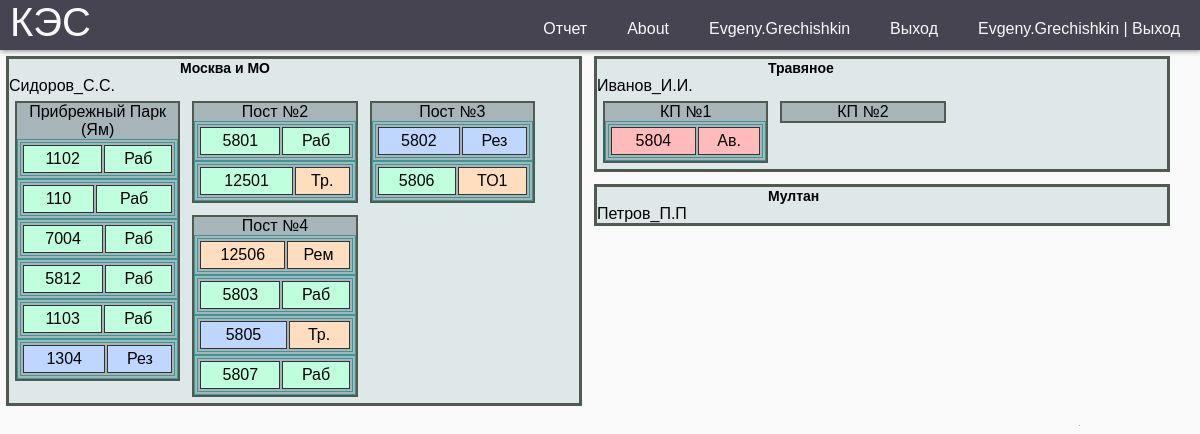
The app's page / (signed in) with its own data.
### report/models.py (models this page shows, shortened)
class ObjectKES(models.Model):
    name = models.CharField(max_length=30)
    manager = models.ForeignKey(get_user_model(),
                               on_delete=models.SET_NULL,
                               related_name='manager_obj',
                               null=True, default=None)
    public = models.BooleanField(default=False)
    class Meta:
        verbose_name = 'Объект'
        verbose_name_plural = 'Объект'

class Location(models.Model):
    name = models.CharField(max_length=30)
    object_kes = models.ForeignKey(ObjectKES, on_delete=models.SET_NULL, null=True)
    operator = models.ForeignKey(get_user_model(),
                               on_delete=models.SET_NULL,
                               related_name='operator_area',
                               null=True, default=None)
    address = models.CharField(max_length=250, blank=True)
    class Meta:
        verbose_name = 'Участок'
        verbose_name_plural = 'Участок'

class CreateDGU(models.Model):
    name = models.CharField(max_length=30, verbose_name="Номер Дгу")
    hours = models.FloatField(null=True, default=0, verbose_name='МотоЧасы')
    maker_dvs = models.ForeignKey(Maker, on_delete=models.SET_NULL, null=True, blank=True, verbose_name="Производитель")
    long_name = models.CharField(max_length=30, null=True, blank=True, verbose_name="Название Дгу")
    post_name = models.ForeignKey(Post, on_delete=models.SET_NULL, null=True, blank=True, verbose_name="Название поста")
    dvs = models.ForeignKey(DVS, on_delete=models.SET_NULL, null=True, blank=True, verbose_name="ДВС")
    alternator = models.ForeignKey(Alternator, on_delete=models.SET_NULL, null=True, blank=True, verbose_name="Генератор")
    location = models.ForeignKey(Location, on_delete=models.SET_NULL, null=True, blank=True, verbose_name="Обьект")
    work = models.BooleanField(default=False, verbose_name='в Работе')
    status = models.ForeignKey(Status, on_delete=models.SET_NULL, null=True, verbose_name="Состояние")
    emkost_nak = models.ForeignKey(TK, on_delete=models.SET_NULL, default=1,
                                   null=True, blank=True, verbose_name="Номер накопительной емкости")
    emkost_pit = models.ForeignKey(Emkost, on_delete=models.SET_NULL, default=1,
                                   null=True, blank=True, verbose_name="Номер питательной емкости")
    pump_meter = models.ForeignKey(Pump_meter, on_delete=models.SET_NULL, default=1,
                                   null=True, blank=True, verbose_name="Счетчик насоса")
    mercury = models.ForeignKey(Mercury, on_delete=models.SET_NULL, null=True, blank=True, default=1,
                                verbose_name="Счетчик меркурий")
    paralel = models.BooleanField(default=False, verbose_name='Паралель')
    koguch = models.BooleanField(default=False, verbose_name='Кожухное Исполнение')
    weight = models.PositiveIntegerField(null=True, blank=True, default=0, verbose_name='Вес кг')
    lsh = models.CharField(max_length=100, null=True, blank=True, verbose_name="Длинна * Ширина * Высота ")
    title = models.CharField(max_length=250, blank=True, verbose_name='Описание  проблем')
    data_to = models.DateField(blank=True, null=True,  verbose_name='Дата последнего ТО')
    motochas_to = models.PositiveIntegerField(null=True, blank=True,  verbose_name='Моточасы последнего ТО')
    interval_to = models.PositiveIntegerField(null=True, blank=True, default=300, verbose_name='Межсервисный интервал')
    nagruzka = models.BooleanField(default=True, verbose_name='Нагрузка')
    active = models.BooleanField(default=True, verbose_name='Активная Нагрузка')
    reactive = models.BooleanField(default=True, verbose_name='Реактивная Нагрузка')
    full_load = models.BooleanField(default=True, verbose_name='Полная Нагрузка')
    l1 = models.BooleanField(default=True, verbose_name='L1')
    l2 = models.BooleanField(default=True, verbose_name='L2')
    l3 = models.BooleanField(default=True, verbose_name='L3')
    voltage = models.BooleanField(default=True, verbose_name='Напряжение')
    frequency = models.BooleanField(default=True, verbose_name='Частота')
    dmasla = models.BooleanField(default=True, verbose_name='Давление масла')
    tog = models.BooleanField(default=True, verbose_name='Темп. Охл. Жидкости')
    akb = models.BooleanField(default=True, verbose_name='АКБ')
    primechanie = models.BooleanField(default=True, verbose_name='Примечания')
    tk_nak = models.BooleanField(default=True, verbose_name='ТК')
    emk_pit = models.BooleanField(default=True, verbose_name='Емкость питательная')
    pump_m = models.BooleanField(default=True, verbose_name='Счетчик Насоса')
    mrc = models.BooleanField(default=False, verbose_name='Меркурий')
    class Meta:
        verbose_name = 'ДГУ'
        verbose_name_plural = 'ДГУ'

### report/views.py (the view)
# urls.py: path("", index, name='index'),
@login_required
def index(request):
    dgus = CreateDGU.objects.all()
    location = Location.objects.all()
    object_kes = ObjectKES.objects.filter(public=True,)
    return render(request, "index.html", {'dgus': dgus, 'location': location, 'object_kes': object_kes})

### report/templates/index.html (shortened to what this page needs)
{% extends 'base.html' %}
{% load static %}
{% block css %}
    <link rel="stylesheet" href="{% static 'style/style.css' %}">
    <link rel="stylesheet" href="{% static 'style/style_index.css' %}">
{% endblock css %}
{% block content %}
<main>
        {% for objkes in object_kes %}
            <div class="blok_1  inline">
                    <a class="obj1" href="{% url 'object_kes' objkes.id %}" >{{ objkes.name }}</a>
                    <p>{{ objkes.manager }}</p>
                    {% for lct in location %}
                        {% if objkes.id == lct.object_kes.id %}
                            <div class="blok_2 inline">
                            <p>{{ lct.name }}</p>
                            {% for dgu in dgus %}
                                {% if lct.id == dgu.location.id %}
                                <table border="1" width="100%">
                                <tr>
                                    {% if dgu.status.id == 2 %}
                                        <td class="dgu_status_avar"><a href="{% url 'dgu' dgu.id %}" >{{dgu.name}}</a></td>
                                    {% elif  dgu.status.id == 3 %}
                                        <td class="dgu_status_rem"><a href="{% url 'dgu' dgu.id %}" >{{dgu.name}}</a></td>
                                    {% elif not dgu.work %}
                                        <td class="dgu_status_res"><a href="{% url 'dgu' dgu.id %}" >{{dgu.name}}</a></td>
                                    {% elif dgu.work %}
                                        <td class="dgu_status_rab" ><a href="{% url 'dgu' dgu.id %}" >{{dgu.name}}</a></td>
                                    {% endif %}
                                    {% if dgu.work and dgu.status.id == 1 %}
                                        <td>Раб</td>
                                    {% elif not dgu.work and dgu.status.id == 1 %}
                                        <td class="dgu_status_res">Рез</td>
                                    {% elif dgu.status.id == 2 %}
                                        <td class="dgu_status_avar">Ав.</td>
                                    {% elif dgu.status.id == 3 %}
                                        <td class="dgu_status_rem">Рем</td>
                                    {% elif dgu.status.id == 4 %}
                                        <td class="dgu_status_rem">Тр.</td>
                                    {% elif dgu.status.id == 5 %}
                                        <td class="dgu_status_rem">ТО1</td>
                                    {% else %}<td> </td>
                                    {% endif %}
                                </tr></table>
                                {% endif %}
                            {% endfor %}
                            </div>
                        {% endif %}
                    {% endfor %}
            </div>
        {% endfor %}
    </main>
{% endblock content %}

### report/templates/base.html (shortened to what this page needs)
<!DOCTYPE html>
{% load static %}
<html lang="ru">
<head>
    {% block css %}{% endblock css %}
</head>
<body>
    <header class="header">
         <a href="{%url 'index'%}" class="logo">КЭС</a>
        <nav class="nav">
            <ul class="menu">
                {% if user.is_authenticated %}
                <li><a href="{%url 'create_dgu'%}">Отчет</a></li>
                <li><a href="#">About</a></li>
                <li><a href="admin/">{{user.username}}</a></li>
                <li><a href="{%url 'users:logout'%}">Выход</a></li>
                <li><a href="{%url 'users:logout'%}">{{user.username}} | Выход</a></li>
                {% else %}
                <li><a href="{%url 'users:login'%}">Авторизация</a></li>
                {% endif %}
            </ul>
        </nav>
    </header>
    {% block content %}{% endblock content %}
</body>
</html>

### report/static/style/style.css (style rules this page uses)
:root { --white: #f9f9f9; --black: #464451; --grey: #85888C; }
* { margin: 0; padding: 0; box-sizing: border-box; }
body { background-color: var(--white); font-family: "Poppins", sans-serif; }
a { text-decoration: none; }
ul { list-style: none; }
.header { background-color: var(--black); box-shadow: 1px 1px 5px 0px var(--grey); position: sticky; top: 0; width: 100%; height: 50px; }
.logo { display: inline-block; color: var(--white); font-size: 40px; margin-left: 10px; }
.nav { width: 100%; height: 100%; position: fixed; background-color: var(--black); overflow: hidden; }
.menu a { display: block; padding: 20px; color: var(--white); }
.nav { max-height: 0; transition: max-height .5s ease-out; }
td, th { margin: 5px; padding: 5px; }
@media (min-width: 768px) { .nav { max-height: 70px; top: 0; position: relative; float: right; width: fit-content; background-color: transparent; } }
@media (min-width: 768px) { .menu li { float: left; } }

### report/static/style/style_index.css (style rules this page uses)
main a { color: #000; }
main a:-webkit-any-link { color: #000; }
.inline { width: 31%; margin: 6px; float: left; }
.blok_1 { background-color: #DEE8E8; border: 3px solid rgb(81, 90, 81); }
.obj1 { color: #000; font-size: 14px; font-weight: bold; text-decoration: none; margin-left: 30%; }
.blok_2 { width: 29%; background-color: rgb(168, 181, 184); border: 2px solid rgb(81, 90, 81); text-align: center; }
table { border: 4px double #399; }
td { background: #BFFFDD; border: 1px solid #333; empty-cells: hide; padding: 4px; }
.dgu_status_rab { background: #BFFFDD; }
.dgu_status_res { background: #BFD6FF; }
.dgu_status_avar { background: #FFBABA; }
.dgu_status_rem { background: #FFDDBF; }
@media (max-width: 1220px) { .inline { width: 48%; } }
@media (max-width: 1220px) { .blok_2 { width: 29%; } }

### records on screen
ObjectKES: name "Москва и МО", manager "Сидоров_C.С."
Location: name "Прибрежный Парк (Ям)"
CreateDGU: name "1102", work "Раб"
CreateDGU: name "110", work "Раб"
CreateDGU: name "7004", work "Раб"
CreateDGU: name "5812", work "Раб"
CreateDGU: name "1103", work "Раб"
CreateDGU: name "1304", work "Рез"
Location: name "Пост №2"
CreateDGU: name "5801", work "Раб"
CreateDGU: name "12501", work "Тр."
Location: name "Пост №3"
CreateDGU: name "5802", work "Рез"
CreateDGU: name "5806", work "ТО1"
Location: name "Пост №4"
CreateDGU: name "12506", work "Рем"
CreateDGU: name "5803", work "Раб"
CreateDGU: name "5805", work "Тр."
CreateDGU: name "5807", work "Раб"
ObjectKES: name "Травяное", manager "Иванов_И.И."
Location: name "КП №1"
CreateDGU: name "5804", work "Ав."
Location: name "КП №2"
ObjectKES: name "Мултан", manager "Петров_П.П"

### other values on screen
{{ user.username }} "Evgeny.Grechishkin"
